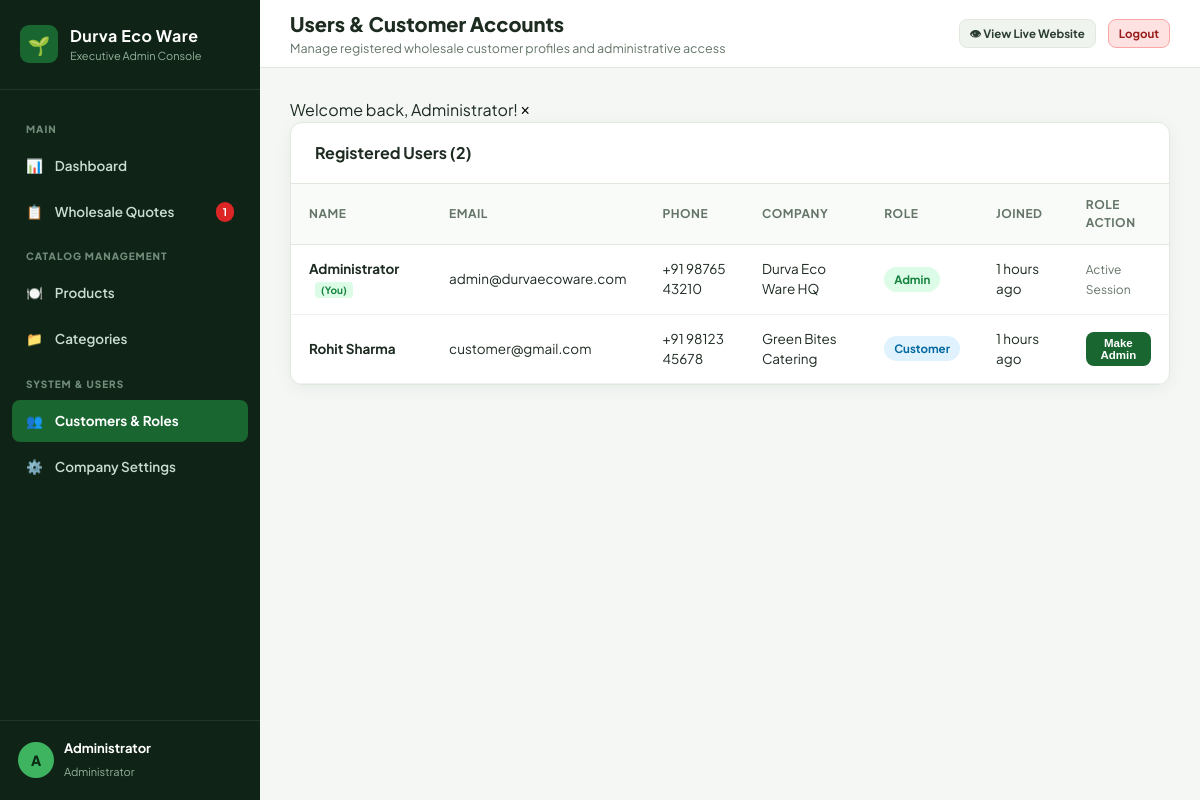
The page /admin/users.php (signed in) on the database its author committed.
### tables this page shows
CREATE TABLE IF NOT EXISTS `users` (
  `id` INT UNSIGNED AUTO_INCREMENT PRIMARY KEY,
  `name` VARCHAR(100) NOT NULL,
  `email` VARCHAR(191) NOT NULL UNIQUE,
  `password_hash` VARCHAR(255) NOT NULL,
  `role` ENUM('admin', 'customer') NOT NULL DEFAULT 'customer',
  `phone` VARCHAR(30) NULL,
  `company` VARCHAR(150) NULL,
  `created_at` TIMESTAMP DEFAULT CURRENT_TIMESTAMP,
  `updated_at` TIMESTAMP DEFAULT CURRENT_TIMESTAMP ON UPDATE CURRENT_TIMESTAMP,
  INDEX `idx_user_email` (`email`),
  INDEX `idx_user_role` (`role`)
);

### config/app.php (called while the page is built, shortened)
<?php
function url(string $path = ''): string {
    $path = ltrim($path, '/');
    return empty($path) ? BASE_URL : BASE_URL . '/' . $path;
}
function e(?string $string): string {
    return htmlspecialchars((string)($string ?? ''), ENT_QUOTES, 'UTF-8');
}
function time_ago(string $datetime): string {
    $timestamp = strtotime($datetime);
    $diff = time() - $timestamp;
    if ($diff < 86400) return floor($diff / 3600) . ' hours ago';
    return date('M j, Y', $timestamp);
}

### app/Models/Inquiry.php (called while the page is built, shortened)
<?php
class Inquiry {
    public static function countByStatus(): array {
        $db = get_db();
        $stmt = $db->query("
            SELECT `status`, COUNT(*) as count
            FROM `inquiries`
            GROUP BY `status`
        ");
        $counts = [
            'total'       => 0,
            'new'         => 0,
            'contacted'   => 0,
            'in_progress' => 0,
            'closed'      => 0
        ];
        while ($row = $stmt->fetch()) {
            $st = $row['status'];
            $c = (int)$row['count'];
            $counts[$st] = $c;
            $counts['total'] += $c;
        }
        return $counts;
    }
}

### config/auth.php (called while the page is built, shortened)
<?php
require_once __DIR__ . '/app.php';
function is_logged_in(): bool {
    return !empty($_SESSION['user_id']);
}
function current_user(): ?array {
    return [
        'id'      => $_SESSION['user_id'] ?? null,
        'name'    => $_SESSION['user_name'] ?? 'User',
        'email'   => $_SESSION['user_email'] ?? '',
        'role'    => $_SESSION['user_role'] ?? 'customer',
        'company' => $_SESSION['user_company'] ?? '',
        'phone'   => $_SESSION['user_phone'] ?? ''
    ];
}

### app/Models/User.php (called while the page is built, shortened)
<?php
class User {
    public static function getAll(?string $role = null): array {
        $db = get_db();
        if ($role) {
            $stmt = $db->prepare("SELECT `id`, `name`, `email`, `role`, `phone`, `company`, `created_at` FROM `users` WHERE `role` = ? ORDER BY `created_at` DESC");
            $stmt->execute([$role]);
        } else {
            $stmt = $db->query("SELECT `id`, `name`, `email`, `role`, `phone`, `company`, `created_at` FROM `users` ORDER BY `created_at` DESC");
        }
        return $stmt->fetchAll();
    }
}

### admin/users.php (the view, shortened to what this page needs)
<?php
require_once dirname(__DIR__) . '/config/app.php';
require_once dirname(__DIR__) . '/config/auth.php';
require_once BASE_PATH . '/app/Models/User.php';
$currentAdmin = current_user();
$users = User::getAll();
require_once __DIR__ . '/includes/header.php';
?>
<div class="admin-card">
  <div class="card-header">
    <h3>Registered Users (<?= count($users) ?>)</h3>
  </div>
  <div class="card-body" style="padding:0;">
    <div class="table-responsive">
      <table class="admin-table">
        <thead>
          <tr>
            <th>Name</th>
            <th>Email</th>
            <th>Phone</th>
            <th>Company</th>
            <th>Role</th>
            <th>Joined</th>
            <th>Role Action</th>
          </tr>
        </thead>
        <tbody>
          <?php foreach ($users as $u): ?>
            <tr>
              <td>
                <strong><?= e($u['name']) ?></strong>
                <?php if ($u['id'] === $currentAdmin['id']): ?>
                  <span style="font-size:10px; background:#dcfce7; color:#15803d; padding:2px 6px; border-radius:4px; margin-left:6px; font-weight:700;">(You)</span>
                <?php endif; ?>
              </td>
              <td><?= e($u['email']) ?></td>
              <td><?= e($u['phone'] ?? '—') ?></td>
              <td><?= e($u['company'] ?? '—') ?></td>
              <td>
                <span class="status-pill status-<?= $u['role'] === 'admin' ? 'active' : 'contacted' ?>">
                  <?= ucfirst($u['role']) ?>
                </span>
              </td>
              <td><?= time_ago($u['created_at']) ?></td>
              <td>
                <?php if ($u['id'] !== $currentAdmin['id']): ?>
                  <form method="POST" action="" style="display:inline;">
                    <?php if ($u['role'] === 'admin'): ?>
                      <input type="hidden" name="new_role" value="customer">
                      <button type="submit" class="btn-admin btn-admin-secondary btn-admin-sm"
                              onclick="return confirm('Demote this administrator to customer?');">
                        Demote to Customer
                      </button>
                    <?php else: ?>
                      <button type="submit" class="btn-admin btn-admin-primary btn-admin-sm"
                              onclick="return confirm('Grant full administrative privileges to this user?');">
                        Make Admin
                      </button>
                    <?php endif; ?>
                  </form>
                <?php else: ?>
                  <span style="color:var(--admin-muted); font-size:12px;">Active Session</span>
                <?php endif; ?>
              </td>
            </tr>
          <?php endforeach; ?>
        </tbody>
      </table>
    </div>
  </div>
</div>
<?php require_once __DIR__ . '/includes/footer.php'; ?>

### admin/includes/sidebar.php
<?php
require_once BASE_PATH . '/app/Models/Inquiry.php';
$inquiryCounts = Inquiry::countByStatus();
$newInquiryCount = $inquiryCounts['new'] ?? 0;
$currentScript = basename($_SERVER['SCRIPT_NAME']);
?>
<aside class="sidebar">
  <div class="sidebar-header">
    <div class="logo-badge">🌱</div>
    <div>
      <h2>Durva Eco Ware</h2>
      <span>Executive Admin Console</span>
    </div>
  </div>
  <nav class="sidebar-nav">
    <div class="nav-heading">Main</div>
    <a href="<?= url('admin/index.php') ?>" class="sidebar-link <?= $currentScript === 'index.php' ? 'active' : '' ?>">
      <span>📊</span>
      <span>Dashboard</span>
    </a>
    <a href="<?= url('admin/inquiries.php') ?>" class="sidebar-link <?= $currentScript === 'inquiries.php' ? 'active' : '' ?>">
      <span>📋</span>
      <span>Wholesale Quotes</span>
      <?php if ($newInquiryCount > 0): ?>
        <span class="badge"><?= $newInquiryCount ?></span>
      <?php endif; ?>
    </a>
    <div class="nav-heading">Catalog Management</div>
    <a href="<?= url('admin/products.php') ?>" class="sidebar-link <?= in_array($currentScript, ['products.php', 'product-form.php']) ? 'active' : '' ?>">
      <span>🍽️</span>
      <span>Products</span>
    </a>
    <a href="<?= url('admin/categories.php') ?>" class="sidebar-link <?= $currentScript === 'categories.php' ? 'active' : '' ?>">
      <span>📁</span>
      <span>Categories</span>
    </a>
    <div class="nav-heading">System & Users</div>
    <a href="<?= url('admin/users.php') ?>" class="sidebar-link <?= $currentScript === 'users.php' ? 'active' : '' ?>">
      <span>👥</span>
      <span>Customers & Roles</span>
    </a>
    <a href="<?= url('admin/settings.php') ?>" class="sidebar-link <?= $currentScript === 'settings.php' ? 'active' : '' ?>">
      <span>⚙️</span>
      <span>Company Settings</span>
    </a>
  </nav>
  <div class="sidebar-footer">
    <div class="admin-profile">
      <div class="admin-avatar">
        <?= strtoupper(substr($admin['name'] ?? 'A', 0, 1)) ?>
      </div>
      <div class="admin-info">
        <strong><?= e($admin['name'] ?? 'Admin') ?></strong>
        <small>Administrator</small>
      </div>
    </div>
  </div>
</aside>

### assets/css/admin.css (style rules this page uses)
:root { --admin-sidebar: #0f2416; --admin-sidebar-hover: #1b3824; --admin-sidebar-active: #244e31; --admin-primary: #196631; --admin-primary-dark: #124d24; --admin-accent: #3eb461; --admin-bg: #f4f7f4; --admin-card: #ffffff; --admin-border: #e1e9df; --admin-text: #1d2b21; --admin-muted: #647568; --radius: 12px; --shadow: 0 4px 18px rgba(15, 36, 22, 0.05); }
* { box-sizing: border-box; margin: 0; padding: 0; }
body { font-family: 'Plus Jakarta Sans', sans-serif; background: var(--admin-bg); color: var(--admin-text); line-height: 1.5; display: flex; min-height: 100vh; }
a { text-decoration: none; color: inherit; }
.sidebar { width: 260px; background: var(--admin-sidebar); color: #fff; display: flex; flex-direction: column; position: fixed; top: 0; bottom: 0; left: 0; z-index: 100; transition: transform .3s ease; }
.sidebar-header { padding: 24px 20px; display: flex; align-items: center; gap: 12px; border-bottom: 1px solid rgba(255,255,255,0.08); }
.sidebar-header .logo-badge { width: 38px; height: 38px; background: var(--admin-primary); border-radius: 9px; display: grid; place-items: center; font-size: 18px; }
.sidebar-header h2 { font-size: 16px; font-weight: 700; letter-spacing: .5px; color: #fff; }
.sidebar-header span { font-size: 11px; color: #92b19b; display: block; }
.sidebar-nav { padding: 20px 12px; display: flex; flex-direction: column; gap: 4px; flex: 1; overflow-y: auto; }
.nav-heading { font-size: 10px; font-weight: 800; text-transform: uppercase; color: #728c7a; letter-spacing: 1px; padding: 12px 14px 4px; }
.sidebar-link { display: flex; align-items: center; gap: 12px; padding: 11px 14px; border-radius: 8px; color: #c9ded0; font-size: 13.5px; font-weight: 600; transition: all .2s ease; }
.sidebar-link.active { background: var(--admin-primary); color: #fff; font-weight: 700; }
.sidebar-link .badge { margin-left: auto; background: #dc2626; color: #fff; font-size: 10.5px; padding: 2px 7px; border-radius: 12px; font-weight: 700; }
.sidebar-footer { padding: 18px; border-top: 1px solid rgba(255,255,255,0.08); display: flex; align-items: center; justify-content: space-between; }
.admin-profile { display: flex; align-items: center; gap: 10px; }
.admin-avatar { width: 36px; height: 36px; border-radius: 50%; background: var(--admin-accent); color: #0b2b16; font-weight: 800; display: grid; place-items: center; font-size: 14px; }
.admin-info strong { display: block; font-size: 13px; color: #fff; }
.admin-info small { font-size: 11px; color: #92b19b; }
.admin-card { background: var(--admin-card); border: 1px solid var(--admin-border); border-radius: var(--radius); box-shadow: var(--shadow); margin-bottom: 25px; overflow: hidden; }
.card-header { padding: 18px 24px; border-bottom: 1px solid var(--admin-border); display: flex; align-items: center; justify-content: space-between; }
.card-header h3 { font-size: 16px; font-weight: 700; color: var(--admin-text); }
.card-body { padding: 24px; }
.table-responsive { overflow-x: auto; }
table.admin-table { width: 100%; border-collapse: collapse; text-align: left; font-size: 13.5px; }
table.admin-table th { background: #f9fbf9; padding: 12px 18px; color: var(--admin-muted); font-weight: 700; font-size: 12px; text-transform: uppercase; letter-spacing: .5px; border-bottom: 1px solid var(--admin-border); }
table.admin-table td { padding: 14px 18px; border-bottom: 1px solid #edf2ec; vertical-align: middle; }
.status-pill { display: inline-flex; align-items: center; gap: 5px; padding: 4px 10px; border-radius: 20px; font-size: 11.5px; font-weight: 700; text-transform: capitalize; }
.status-contacted { background: #e0f2fe; color: #0369a1; }
.status-active { background: #dcfce7; color: #15803d; }
.btn-admin { display: inline-flex; align-items: center; justify-content: center; gap: 6px; padding: 9px 16px; border-radius: 8px; font-size: 13px; font-weight: 700; border: 0; cursor: pointer; transition: all .2s; }
.btn-admin-primary { background: var(--admin-primary); color: #fff; }
.btn-admin-sm { padding: 5px 10px; font-size: 11.5px; }

### rows shown on the page
users: name "A", name "Administrator", shows "(You)", email "admin@durvaecoware.com", phone "+91 98765 43210", company "Durva Eco Ware HQ", role "Admin", created_at "1 hours ago", shows "Active Session"
users: name "Rohit Sharma", email "customer@gmail.com", phone "+91 98123 45678", company "Green Bites Catering", role "Customer", created_at "1 hours ago", shows "Make Admin"

### other values the page prints
$newInquiryCount "1"
$pageTitle "Users & Customer Accounts"
$pageSubtitle "Manage registered wholesale customer profiles and administrative access"
$flashSuccess['message'] "Welcome back, Administrator!"
count($users) "2"
